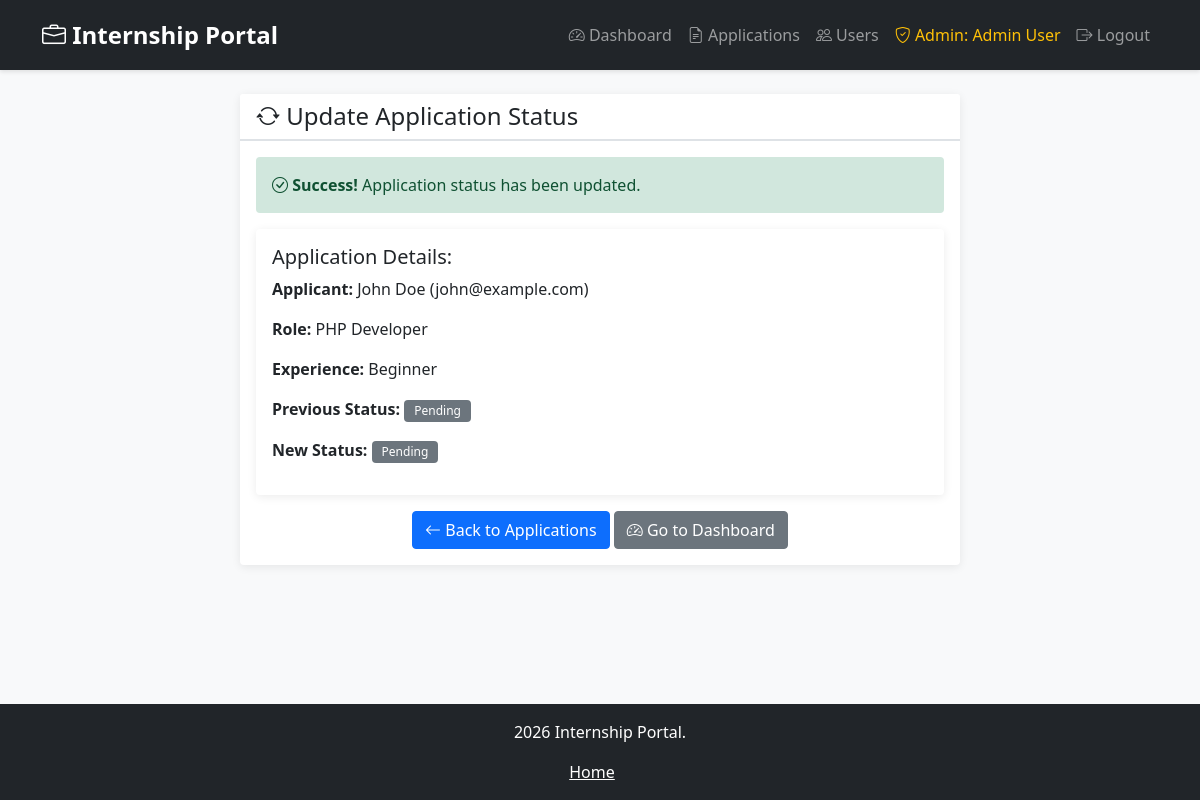
Screenshot of /admin/update_status.php?id=1 (signed in) with the database file from the repository.
### tables this page shows
CREATE TABLE applications (
    id INT PRIMARY KEY AUTO_INCREMENT,
    user_id INT NOT NULL,
    mobile VARCHAR(20) NOT NULL,
    role ENUM('PHP Developer', 'Video Editor', 'Mobile App Developer') NOT NULL,
    experience ENUM('Beginner', 'Intermediate', 'Advanced') NOT NULL,
    skills TEXT NOT NULL,
    portfolio_link VARCHAR(255),
    status ENUM('pending', 'reviewed', 'accepted', 'rejected') DEFAULT 'pending',
    created_at TIMESTAMP DEFAULT CURRENT_TIMESTAMP,
    FOREIGN KEY (user_id) REFERENCES users(id) ON DELETE CASCADE,
    INDEX idx_user_id (user_id),
    INDEX idx_role (role),
    INDEX idx_experience (experience),
    INDEX idx_created_at (created_at)
);

CREATE TABLE users (
    id INT PRIMARY KEY AUTO_INCREMENT,
    name VARCHAR(100) NOT NULL,
    email VARCHAR(100) UNIQUE NOT NULL,
    password VARCHAR(255) NOT NULL,
    role ENUM('user', 'admin') DEFAULT 'user',
    created_at TIMESTAMP DEFAULT CURRENT_TIMESTAMP
);

### admin/update_status.php (the view, shortened to what this page needs)
<?php
$database = new Database();
$db = $database->getConnection();
$app_id = isset($_GET['id']) ? (int)$_GET['id'] : 0;
$new_status = isset($_GET['status']) ? $_GET['status'] : '';
$page = isset($_GET['page']) ? (int)$_GET['page'] : 1;
$role_filter = isset($_GET['role']) ? $_GET['role'] : '';
$experience_filter = isset($_GET['experience']) ? $_GET['experience'] : '';
$status_filter = isset($_GET['status_filter']) ? $_GET['status_filter'] : '';
$search = isset($_GET['search']) ? $_GET['search'] : '';
$allowed_statuses = ['pending', 'reviewed', 'accepted', 'rejected'];
if(!in_array($new_status, $allowed_statuses)) {
    $new_status = 'pending';
}
if($app_id > 0) {
    try {
        $success = true;
    } catch(PDOException $e) {
        $success = false;
        $error_message = $e->getMessage();
    }
}
$app_details = [];
if($app_id > 0) {
    $query = "SELECT a.*, u.name, u.email
              FROM applications a
              INNER JOIN users u ON a.user_id = u.id
              WHERE a.id = :id";
    $stmt = $db->prepare($query);
    $stmt->bindParam(":id", $app_id);
    $stmt->execute();
    $app_details = $stmt->fetch(PDO::FETCH_ASSOC);
}
?>
<?php include '../includes/header.php'; ?>
<div class="container">
    <div class="row justify-content-center">
        <div class="col-md-8">
            <div class="card">
                <div class="card-header">
                    <h4 class="mb-0">
                        <i class="bi bi-arrow-repeat"></i> Update Application Status
                    </h4>
                </div>
                <div class="card-body">
                    <?php if($app_id > 0 && !empty($app_details)): ?>
                        <?php if(isset($success) && $success): ?>
                            <div class="alert alert-success">
                                <i class="bi bi-check-circle"></i>
                                <strong>Success!</strong> Application status has been updated.
                            </div>
                            <div class="card mb-3">
                                <div class="card-body">
                                    <h5>Application Details:</h5>
                                    <p><strong>Applicant:</strong> <?php echo htmlspecialchars($app_details['name']); ?> (<?php echo htmlspecialchars($app_details['email']); ?>)</p>
                                    <p><strong>Role:</strong> <?php echo htmlspecialchars($app_details['role']); ?></p>
                                    <p><strong>Experience:</strong> <?php echo htmlspecialchars($app_details['experience']); ?></p>
                                    <p><strong>Previous Status:</strong>
                                        <span class="badge bg-<?php echo $app_details['status'] == 'pending' ? 'secondary' :
                                                ($app_details['status'] == 'accepted' ? 'success' :
                                                ($app_details['status'] == 'rejected' ? 'danger' : 'warning')); ?>">
                                            <?php echo ucfirst($app_details['status']); ?>
                                        </span>
                                    </p>
                                    <p><strong>New Status:</strong>
                                        <span class="badge bg-<?php echo $new_status == 'pending' ? 'secondary' :
                                                ($new_status == 'accepted' ? 'success' :
                                                ($new_status == 'rejected' ? 'danger' : 'warning')); ?>">
                                            <?php echo ucfirst($new_status); ?>
                                        </span>
                                    </p>
                                </div>
                            </div>
                        <?php endif; ?>
                    <?php endif; ?>
                    <div class="text-center">
                        <a href="applications.php?page=<?php echo $page; ?>&role=<?php echo $role_filter; ?>&experience=<?php echo $experience_filter; ?>&status=<?php echo $status_filter; ?>&search=<?php echo urlencode($search); ?>"
                           class="btn btn-primary">
                            <i class="bi bi-arrow-left"></i> Back to Applications
                        </a>
                        <a href="dashboard.php" class="btn btn-secondary">
                            <i class="bi bi-speedometer2"></i> Go to Dashboard
                        </a>
                    </div>
                </div>
            </div>
        </div>
    </div>
</div>
<?php include '../includes/footer.php'; ?>

### css/style.css (style rules this page uses)
body { background-color: #f8f9fa; min-height: 100vh; display: flex; flex-direction: column; font-family: 'Segoe UI', Tahoma, Geneva, Verdana, sans-serif; }
.container { flex: 1; }
.card { box-shadow: 0 2px 10px rgba(0,0,0,0.08); border: none; margin-bottom: 20px; transition: transform 0.2s; }
.card-header { background-color: #fff; border-bottom: 2px solid #dee2e6; font-weight: 600; }
.badge { font-weight: 500; padding: 5px 10px; }
.alert { animation: fadeIn 0.5s; border: none; }
.btn { transition: all 0.3s; }

### rows the page displays
applications: user.name "John Doe", user.email "john@example.com", role "PHP Developer", experience "Beginner", status "Pending"

### other values shown
$_SESSION['admin_name'] "Admin User"
$new_status "Pending"
